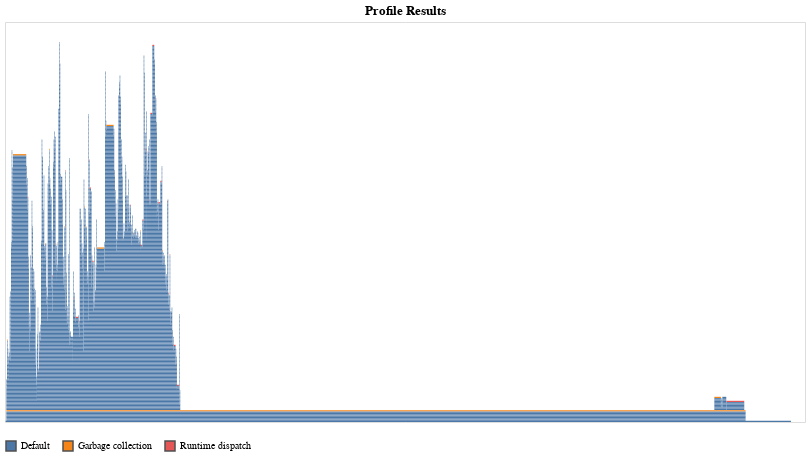

Notebook code cell kept with this figure:
### Code cell
alloc = (U, identity_matrix)
@profview adiabaticevolve_22(ρ_f, (cavity1, cavity2), Δt, 1, alloc, π_parts)

### Figure 1 — Vega-Lite specification as saved in the notebook (floating-point values rounded to 4 significant figures; data arrays with more than 128 entries replaced by an {"elided": "..."} marker saying what was removed)
{"data": {"values": {"elided": "4845 records"}}, "encoding": {"color": {"field": "status", "legend": {"orient": "bottom", "title": null}, "type": "nominal"}, "fillOpacity": {"condition": [{"selection": "highlight", "value": 0.6}, {"selection": "select", "value": 0.5}], "value": 1}, "strokeWidth": {"condition": [{"selection": "highlight", "value": 0.5}, {"selection": "select", "value": 0.5}], "value": 0}, "tooltip": {"field": "sf", "type": "nominal"}, "x": {"axis": null, "field": "x1", "type": "quantitative"}, "x2": {"field": "x2", "type": "quantitative"}, "y": {"axis": null, "field": "level", "type": "quantitative"}, "y2": {"field": "level2", "type": "quantitative"}}, "height": 400, "mark": {"stroke": "#505050", "type": "rect"}, "selection": {"grid": {"bind": "scales", "type": "interval"}, "highlight": {"empty": "none", "on": "mouseover", "type": "single"}, "select": {"empty": "none", "type": "multi"}}, "title": "Profile Results", "transform": [{"as": "level2", "calculate": "datum.level+0.9"}], "width": 800}
